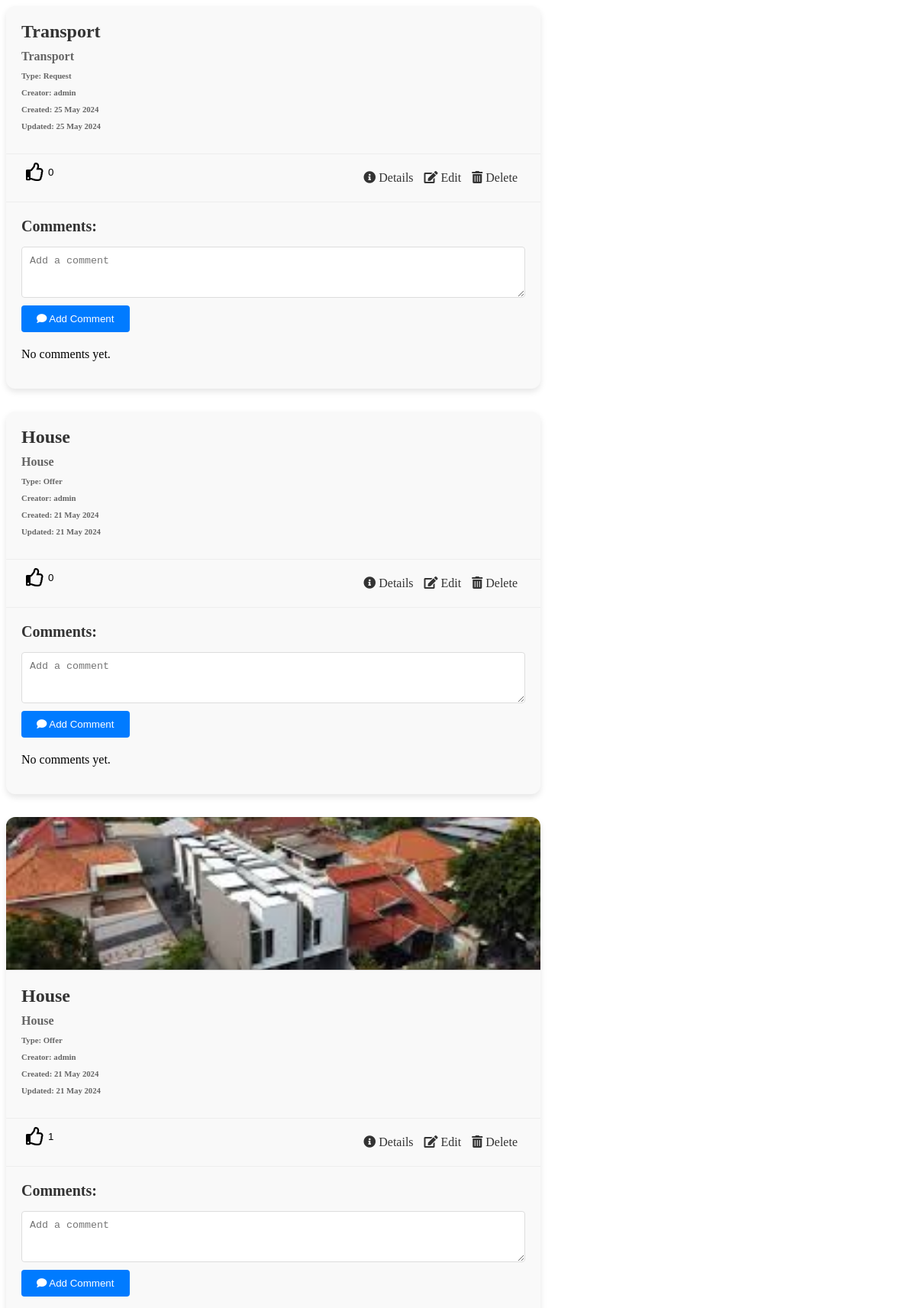
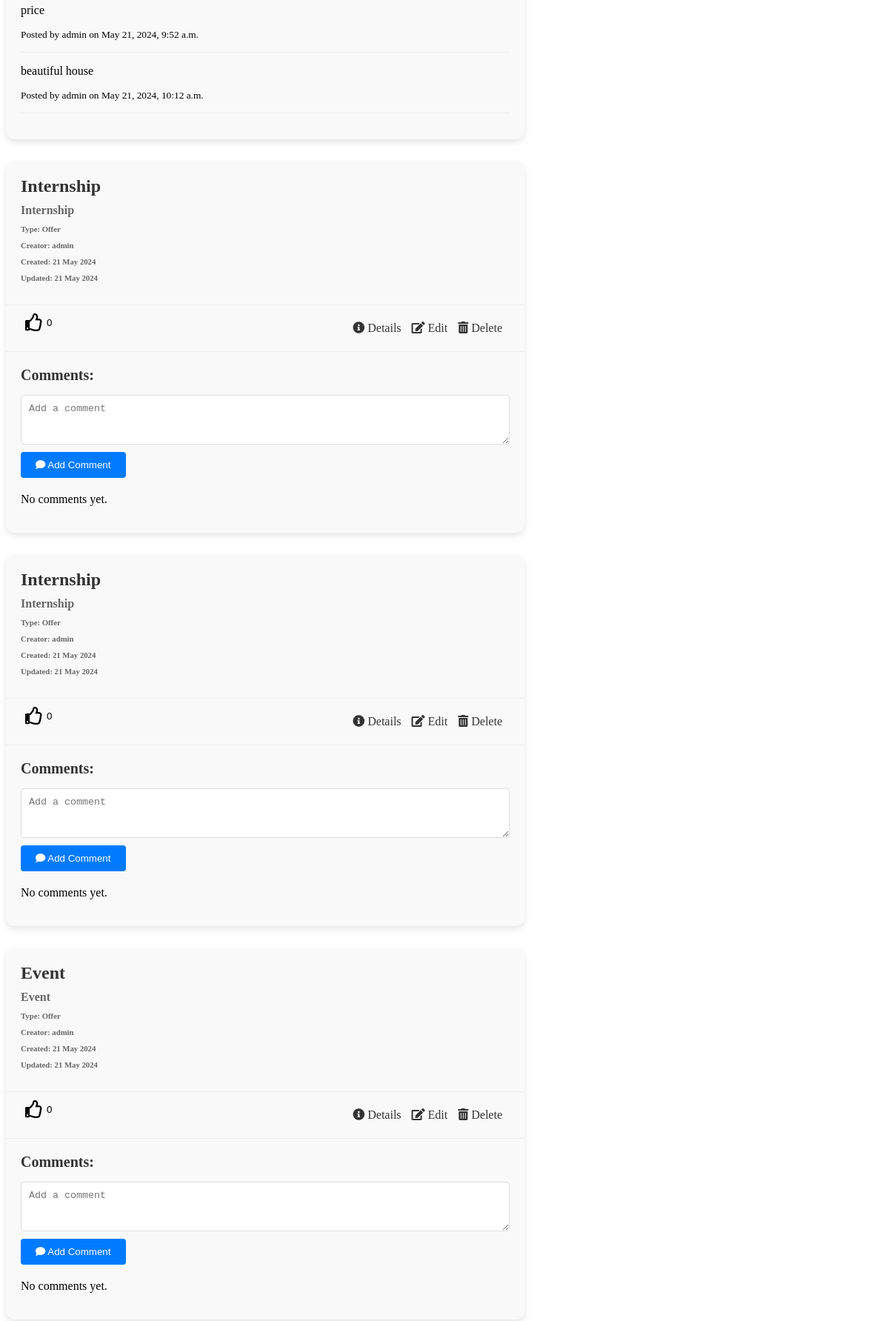
Page /studenthelp/posts/ (upper part) on the committed database (2 pictures, top to bottom).
### studenthelp/models.py (models this page shows, shortened)
class Post(models.Model):
    OFFER = 0
    REQUEST = 1
    TYPE_CHOICES = [
        (OFFER, 'Offer'),
        (REQUEST, 'Request'),
    ]
    title = models.CharField(max_length=255)
    description = models.TextField()
    type = models.IntegerField(choices=TYPE_CHOICES)
    creator = models.ForeignKey(User, on_delete=models.CASCADE, related_name="posts")
    created_at = models.DateTimeField(auto_now_add=True)
    updated_at = models.DateTimeField(auto_now=True)
    image = models.ImageField(upload_to='post_images/', null=True, blank=True)
    class Meta:
        ordering = ['-created_at']

class Comment(models.Model):
    post = models.ForeignKey(Post, on_delete=models.CASCADE, related_name="comments")
    user = models.ForeignKey(User, on_delete=models.CASCADE)
    content = models.TextField()
    created_at = models.DateTimeField(auto_now_add=True)

### studenthelp/views.py (the view)
# urls.py: path('posts/', views.posts, name='posts'),
def posts(request):
    posts = Post.objects.all()
    return render(request, 'studenthelp/ListPosts.html', {'posts': posts})

### studenthelp/templates/studenthelp/ListPosts.html (shortened to what this page needs)
<link
  rel="stylesheet"
  href="https://cdnjs.cloudflare.com/ajax/libs/font-awesome/5.15.4/css/all.min.css"
/>
{% block content %}
<div class="posts">
  {% for post in posts %}
  <div class="card">
    {% if post.image %}
    <img src="{{ post.image.url }}" alt="{{ post.title }}" />
    {% endif %}
    <div class="card-content">
      <h3>{{ post.title }}</h3>
      <h4>{{ post.description }}</h4>
      <div>
        <h6>Type: {{ post.get_type_display }}</h6>
        <h6>Creator: {{ post.creator }}</h6>
        <h6>Created: {{ post.created_at|date:"d M Y" }}</h6>
        <h6>Updated: {{ post.updated_at|date:"d M Y" }}</h6>
      </div>
    </div>
    <div class="card-actions">
      <form action="{% url 'like_post' %}" method="post">
        <button
          type="submit"
          style="
            background: none;
            border: none;
            cursor: pointer;
            display: flex;
            align-items: center;
          "
        >
          <i class="far fa-thumbs-up like-icon"></i>
          <span class="like-count">{{ post.likes.count }}</span>
        </button>
      </form>
      <div>
        <a href="{% url 'post_detail' pk=post.pk %}"
          ><i class="fas fa-info-circle"></i> Details</a
        >
        <a href="{% url 'post_edit' pk=post.pk %}"
          ><i class="fas fa-edit"></i> Edit</a
        >
        <a href="{% url 'post_delete' pk=post.pk %}"
          ><i class="fas fa-trash-alt"></i> Delete</a
        >
      </div>
    </div>
    <div class="comment-section">
      <h4>Comments:</h4>
      <form action="{% url 'add_comment' %}" method="post">
        <textarea
          class="form-control"
          name="content"
          rows="3"
          placeholder="Add a comment"
        ></textarea>
        <button type="submit">
          <i class="fas fa-comment"></i> Add Comment
        </button>
      </form>
      <div class="comments" id="comments-{{ post.pk }}">
        {% for comment in post.comments.all %}
        <div class="comment">
          <p>{{ comment.content }}</p>
          <small
            >Posted by {{ comment.user }} on {{ comment.created_at }}</small
          >
        </div>
        {% empty %}
        <p>No comments yet.</p>
        {% endfor %}
      </div>
    </div>
  </div>
  {% empty %}
  <p>No posts available.</p>
  {% endfor %}
</div>
{% endblock %}

### studenthelp/templates/studenthelp/ListPosts.html (style rules this page uses)
.card { background: #f9f9f9; border-radius: 12px; overflow: hidden; box-shadow: 0 4px 8px rgba(0, 0, 0, 0.1); width: 100%; max-width: 700px; margin-bottom: 30px; transition: box-shadow 0.3s ease; }
.card img { width: 100%; height: 200px; object-fit: cover; border-bottom: 1px solid #ddd; }
.card-content { padding: 20px; }
.card-content h3 { margin-top: 0; margin-bottom: 10px; font-size: 24px; color: #333; }
.card-content h4, .card-content h6 { margin-top: 0; margin-bottom: 10px; color: #666; }
.card-actions { padding: 10px 20px; border-top: 1px solid #eee; display: flex; align-items: center; justify-content: space-between; }
.card-actions a { text-decoration: none; color: #333; transition: color 0.3s ease; margin-right: 10px; }
.like-icon { font-size: 24px; cursor: pointer; transition: transform 0.3s ease; margin-right: 5px; }
.comment-section { padding: 20px; border-top: 1px solid #eee; }
.comment-section h4 { margin-top: 0; margin-bottom: 15px; font-size: 20px; color: #333; }
.comment-section form { margin-bottom: 20px; }
.comment-section textarea { width: 100%; padding: 10px; border: 1px solid #ddd; border-radius: 4px; resize: vertical; margin-bottom: 10px; }
.comment-section button { background-color: #007bff; color: #fff; border: none; padding: 10px 20px; border-radius: 4px; cursor: pointer; transition: background-color 0.3s ease; }
.comments { margin-top: 15px; }
.comment { margin-bottom: 15px; border-bottom: 1px solid #eee; padding-bottom: 15px; }

### rows in the picture
Post: title "Transport", description "Transport", type "Request", creator "admin", created_at "25 May 2024", updated_at "25 May 2024", likes.count "0"
Post: title "House", description "House", type "Offer", creator "admin", created_at "21 May 2024", updated_at "21 May 2024", likes.count "0"
Post: image (picture), title "House", description "House", type "Offer", creator "admin", created_at "21 May 2024", updated_at "21 May 2024", likes.count "1"
Comment: content "price", user "admin", created_at "May 21, 2024, 9:52 a.m."
Comment: content "beautiful house", user "admin", created_at "May 21, 2024, 10:12 a.m."
Post: title "Internship", description "Internship", type "Offer", creator "admin", created_at "21 May 2024", updated_at "21 May 2024", likes.count "0"
Post: title "Internship", description "Internship", type "Offer", creator "admin", created_at "21 May 2024", updated_at "21 May 2024", likes.count "0"
Post: title "Event", description "Event", type "Offer", creator "admin", created_at "21 May 2024", updated_at "21 May 2024", likes.count "0"
